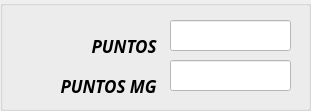
             <widget class="QGroupBox" name="groupBox_6">
              <property name="geometry">
               <rect>
                <x>590</x>
                <y>260</y>
                <width>311</width>
                <height>111</height>
               </rect>
              </property>
              <property name="title">
               <string/>
              </property>
              <widget class="QLineEdit" name="line_Puntos_MG">
               <property name="geometry">
                <rect>
                 <x>170</x>
                 <y>60</y>
                 <width>121</width>
                 <height>31</height>
                </rect>
               </property>
               <property name="font">
                <font>
                 <family>Calibri</family>
                 <pointsize>14</pointsize>
                </font>
               </property>
               <property name="styleSheet">
                <string notr="true">background-color: rgb(255, 255, 255);</string>
               </property>
               <property name="text">
                <string/>
               </property>
               <property name="alignment">
                <set>Qt::AlignCenter</set>
               </property>
              </widget>
              <widget class="QLabel" name="label_23">
               <property name="geometry">
                <rect>
                 <x>10</x>
                 <y>30</y>
                 <width>151</width>
                 <height>31</height>
                </rect>
               </property>
               <property name="font">
                <font>
                 <family>Javanese Text</family>
                 <pointsize>13</pointsize>
                 <weight>75</weight>
                 <italic>true</italic>
                 <bold>true</bold>
                </font>
               </property>
               <property name="styleSheet">
                <string notr="true">
color: rgb(0, 0, 0);</string>
               </property>
               <property name="text">
                <string>PUNTOS </string>
               </property>
               <property name="alignment">
                <set>Qt::AlignRight|Qt::AlignTrailing|Qt::AlignVCenter</set>
               </property>
              </widget>
              <widget class="QLabel" name="label_18">
               <property name="geometry">
                <rect>
                 <x>10</x>
                 <y>70</y>
                 <width>151</width>
                 <height>31</height>
                </rect>
               </property>
               <property name="font">
                <font>
                 <family>Javanese Text</family>
                 <pointsize>13</pointsize>
                 <weight>75</weight>
                 <italic>true</italic>
                 <bold>true</bold>
                </font>
               </property>
               <property name="styleSheet">
                <string notr="true">color: rgb(0, 0, 0);</string>
               </property>
               <property name="text">
                <string>PUNTOS MG </string>
               </property>
               <property name="alignment">
                <set>Qt::AlignRight|Qt::AlignTrailing|Qt::AlignVCenter</set>
               </property>
              </widget>
              <widget class="QLineEdit" name="line_Puntos">
               <property name="geometry">
                <rect>
                 <x>170</x>
                 <y>20</y>
                 <width>121</width>
                 <height>31</height>
                </rect>
               </property>
               <property name="font">
                <font>
                 <family>Calibri</family>
                 <pointsize>14</pointsize>
                </font>
               </property>
               <property name="styleSheet">
                <string notr="true">background-color: rgb(255, 255, 255);</string>
               </property>
               <property name="text">
                <string/>
               </property>
               <property name="alignment">
                <set>Qt::AlignCenter</set>
               </property>
              </widget>
             </widget>
